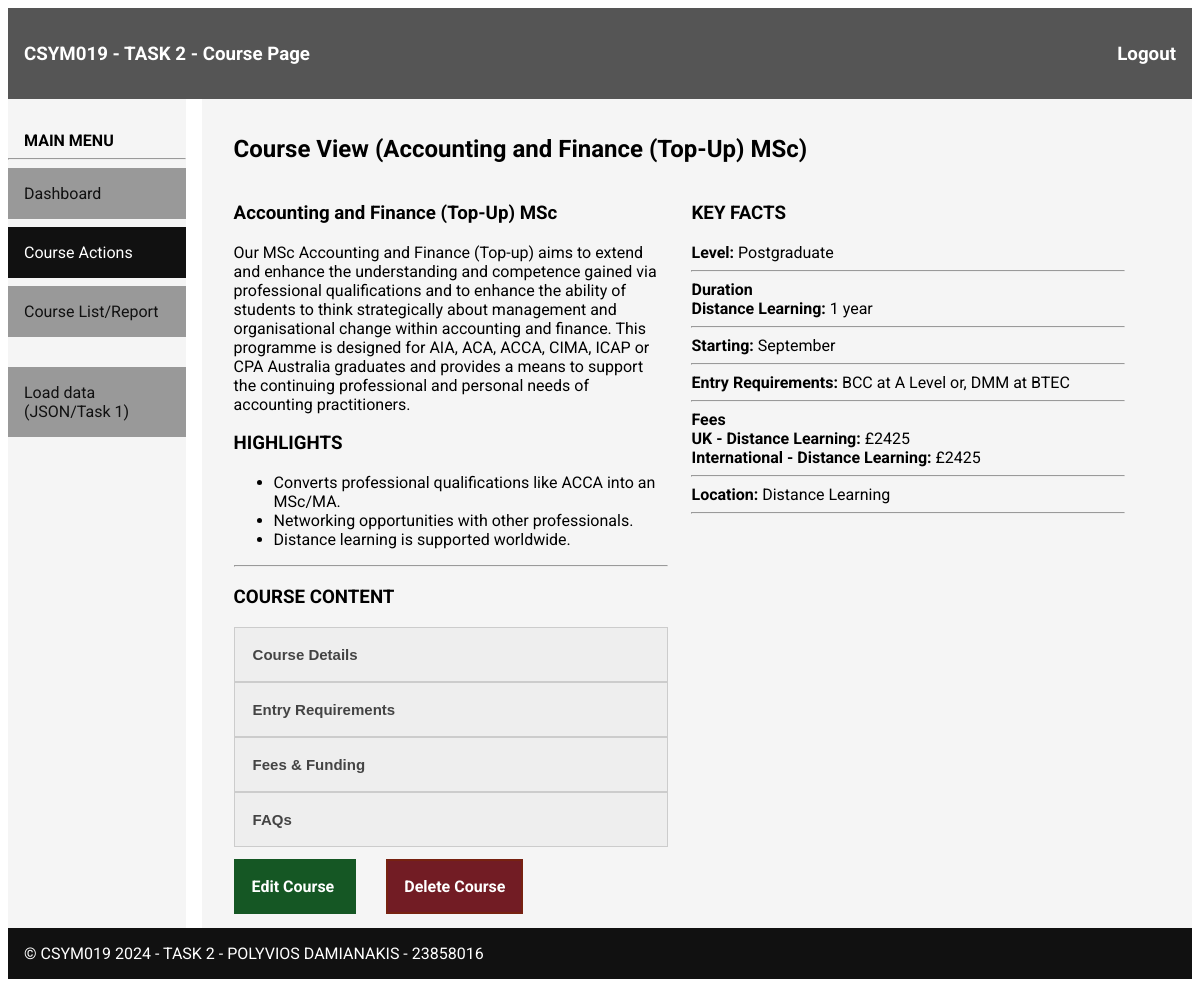
The app's page /course/?action=view&id=6 (signed in) with its own data.
### tables this page shows
CREATE TABLE `lessons` (
  `id` int NOT NULL AUTO_INCREMENT,
  `title` varchar(150) DEFAULT NULL,
  `overview` varchar(4000) DEFAULT NULL,
  `level` int DEFAULT NULL,
  `starting` int DEFAULT NULL,
  `entryrequirementsforkeys` varchar(500) DEFAULT NULL,
  `location` varchar(45) DEFAULT NULL,
  `courseDetails` varchar(2500) DEFAULT NULL,
  `entryReqsFull` varchar(2500) DEFAULT NULL,
  `feesHeader` varchar(500) DEFAULT NULL,
  `feesFooter` varchar(500) DEFAULT NULL,
  `studentPerks` varchar(2500) DEFAULT NULL,
  `IFY` varchar(2500) DEFAULT NULL,
  PRIMARY KEY (`id`),
  UNIQUE KEY `id_UNIQUE` (`id`)
);

CREATE TABLE `highlights` (
  `id` int unsigned NOT NULL AUTO_INCREMENT,
  `lessonid` int DEFAULT NULL,
  `text` varchar(500) DEFAULT NULL,
  PRIMARY KEY (`id`)
);

CREATE TABLE `faqs` (
  `id` int NOT NULL AUTO_INCREMENT,
  `lessonid` int DEFAULT NULL,
  `question` varchar(300) DEFAULT NULL,
  `answer` varchar(1000) DEFAULT NULL,
  PRIMARY KEY (`id`),
  UNIQUE KEY `id_UNIQUE` (`id`)
);

CREATE TABLE `durations` (
  `id` int NOT NULL AUTO_INCREMENT,
  `lessonid` int DEFAULT NULL,
  `durationtype` int DEFAULT NULL,
  `value` varchar(45) DEFAULT NULL,
  PRIMARY KEY (`id`),
  UNIQUE KEY `id_UNIQUE` (`id`)
);

CREATE TABLE `fees` (
  `id` int NOT NULL AUTO_INCREMENT,
  `lessonid` int DEFAULT NULL,
  `region` int DEFAULT NULL,
  `feestype` int DEFAULT NULL,
  `value` double DEFAULT NULL,
  `extras` varchar(145) DEFAULT NULL,
  PRIMARY KEY (`id`),
  UNIQUE KEY `id_UNIQUE` (`id`)
);

### modules/lib.php (called while the page is built, shortened)
<?php
$LESSON_DURATION_TYPES = [
    1 => "Full Time",
    2 => "Full Time Foundation",
    3 => "Part Time",
    4 => "Distance Learning"
];
$LESSON_FEE_REGIONS = [
    1 => "UK",
    2 => "International"
];
$LESSON_LESSON_LEVELS = [
    1 => "Undergraduate",
    2 => "Postgraduate"
];
$LESSON_STARTING = [
    1 => "January",
    2 => "February",
    3 => "March",
    4 => "April",
    5 => "May",
    6 => "June",
    7 => "July",
    8 => "August",
    9 => "September",
    10 => "October",
    11 => "November",
    12 => "December"
];
$LESSON_FEE_TYPES = [
    1 => "Full Time",
    2 => "Part Time",
    3 => "Integrated Foundation Year",
    4 => "Distance Learning",
    5 => "PGCert",
    6 => "PGDip",
    7 => "MSc (Top Up)",
    8 => "MSc: Year 1",
    9 => "MSc: Year 2",
    10 => "MSc: Year 3",
    11 => "Year 1",
    12 => "Year 2",
    13 => "Postgraduate Certificate in Advanced Clinical Practice",
    14 => "Postgraduate Diploma in Advanced Clinical Practice",
    15 => "MSc Advanced Clinical Practice",
    16 => "MSc Advanced Clinical Practice (Top Up)",
    17 => "Part Time / Year 1",
    18 => "Part Time / Year 2",
    19 => "Year 2 Placement Fee"
];

### course/index.php (the view, shortened to what this page needs)
<?php
    $URLPREFIX = "../";
    require_once($URLPREFIX.'modules/lib.php');
?>
<!DOCTYPE html>
<html>
<head>
    <link rel="stylesheet" href="<?= $URLPREFIX ?>task2.css">
</head>
<body>
    <header>
        <h3>CSYM019 - TASK 2 - Course Page<span class="logoutLink roboto-bold"> <a href="<?= $URLPREFIX."scripts/logout.php" ?>"> Logout </a></span></h3>
    </header>
    <nav>
        <div class="navHeader roboto-bold">MAIN MENU</div>
        <hr>
        <?php require_once($URLPREFIX."modules/menu.php"); ?>
    </nav>
    <main id="main">
        <?php
            if(!empty($_GET['action']) && $_GET['action'] == 'delete' && !empty($_GET['id'])) {
                $id = $_GET['id'];
                $stmt = $MYSQL_CONNECTION->prepare("DELETE FROM lessons WHERE id = :id");
                $stmt->bindParam(':id', $id);
                $stmt->execute();
                $stmt2 = $MYSQL_CONNECTION->prepare("DELETE FROM codes WHERE lessonid = :lessonid");
                $stmt2->bindParam(':lessonid', $id);
                $stmt2->execute();
                $stmt2 = $MYSQL_CONNECTION->prepare("DELETE FROM durations WHERE lessonid = :lessonid");
                $stmt2->bindParam(':lessonid', $id);
                $stmt2->execute();
                $stmt2 = $MYSQL_CONNECTION->prepare("DELETE FROM highlights WHERE lessonid = :lessonid");
                $stmt2->bindParam(':lessonid', $id);
                $stmt2->execute();
                $stmt2 = $MYSQL_CONNECTION->prepare("DELETE FROM fees WHERE lessonid = :lessonid");
                $stmt2->bindParam(':lessonid', $id);
                $stmt2->execute();
                $stmt2 = $MYSQL_CONNECTION->prepare("DELETE FROM faqs WHERE lessonid = :lessonid");
                $stmt2->bindParam(':lessonid', $id);
                $stmt2->execute();
                $stmt2 = $MYSQL_CONNECTION->prepare("DELETE FROM subjects WHERE lessonid = :lessonid");
                $stmt2->bindParam(':lessonid', $id);
                $stmt2->execute();
                header("Location: ../list?deleteresult=success");
            } else if(!empty($_GET['action']) && $_GET['action'] == 'insert') { ?>
                <h2> Create Course</h2>
                <?php require_once("../modules/courseForm.php"); ?>
        <?php } else if (!empty($_GET['action']) && $_GET['action'] == 'view' && !empty($_GET['id'])) { ?>
            <?php
                $lessonid = $_GET['id'];
                $stmt = $MYSQL_CONNECTION->prepare("SELECT * FROM lessons where id = :id");
                $stmt->bindParam(':id', $lessonid);
                $stmt->execute();
                $row = $stmt->fetch(PDO::FETCH_ASSOC);
            ?>
            <div>
                <h2> Course View (<?= $row['title'] ?>) </h2>
                <div class="col50">
                    <?php
                        if ($row) { ?>
                            <h3><?= $row['title']?></h3>
                            <p><?= $row['overview'] ?></p>
                            <?php
                                $stmt2 = $MYSQL_CONNECTION->prepare("SELECT * FROM highlights WHERE lessonid = :id");
                                $stmt2->bindParam(':id', $lessonid);
                                $stmt2->execute();
                                echo "<h3>HIGHLIGHTS</h3>";
                                echo "<ul>";
                                while ($row2 = $stmt2->fetch(PDO::FETCH_ASSOC)) {
                                    echo "<li>".$row2['text']."</li>";
                                }
                                echo "</ul>";
                            ?>
                        <?php
                        } else {
                            echo "<div class='alert alert-danger'>COURSE NOT FOUND!</div>";
                        }
                    ?>
                    <hr>
                    <h3>COURSE CONTENT</h3>
                    <button class="accordion">Course Details</button>
                    <?php if(!empty($row['entryReqsFull'])) { ?>
                        <button class="accordion">Entry Requirements</button>
                    <?php } ?>
                    <button class="accordion">Fees & Funding</button>
                        <?php
                                $stmt2 = $MYSQL_CONNECTION->prepare("SELECT * FROM faqs WHERE lessonid = :id");
                                $stmt2->bindParam(':id', $lessonid);
                                $stmt2->execute();
                                $first = true;
                                while ($row2 = $stmt2->fetch(PDO::FETCH_ASSOC)) {
                                    if($first) {
                                        echo '<button class="accordion"> FAQs </button>';
                                        $first = false;
                                    }
                                }
                        ?>
                </div>
                <div class="col50">
                    <?php if ($row) {
                        echo "<h3>KEY FACTS</h3>";
                            echo "<div><span class='roboto-bold'>Level: </span> ".$LESSON_LESSON_LEVELS[$row['level']]."</div>";
                            echo "<hr>";
                            $stmt2 = $MYSQL_CONNECTION->prepare("SELECT * FROM durations WHERE lessonid = :id");
                            $stmt2->bindParam(':id', $lessonid);
                            $stmt2->execute();
                            $first = true;
                            while ($row2 = $stmt2->fetch(PDO::FETCH_ASSOC)) {
                                if($first) {
                                    echo "<div class='roboto-bold'>Duration</div>";
                                    $first = false;
                                }
                                echo "<div><span class='roboto-bold'>".$LESSON_DURATION_TYPES[$row2['durationtype']].": </span> ".$row2['value']."</div>";
                            }
                            if(!$first)
                                echo "<hr>";
                            echo "<div><span class='roboto-bold'>Starting: </span> ".$LESSON_STARTING[$row['starting']]."</div>";
                            echo "<hr>";
                        if(!empty($row['entryrequirementsforkeys'])){
                            echo "<div><span class='roboto-bold'>Entry Requirements: </span> ".$row['entryrequirementsforkeys']."</div>";
                            echo "<hr>";
                        }
                            $stmt2 = $MYSQL_CONNECTION->prepare("SELECT * FROM fees WHERE lessonid = :id");
                            $stmt2->bindParam(':id', $lessonid);
                            $stmt2->execute();
                            $first = true;
                            while ($row2 = $stmt2->fetch(PDO::FETCH_ASSOC)) {
                                if($first) {
                                    echo "<div class='roboto-bold'>Fees</div>";
                                    $first = false;
                                }
                                echo "<div><span class='roboto-bold'>".$LESSON_FEE_REGIONS[$row2['region']]." - ".$LESSON_FEE_TYPES[$row2['feestype']].": </span> &pound;".$row2['value']." ".$row2['extras']."</div>";
                            }
                            if(!$first)
                                echo "<hr>";
                        if(!empty($row['location'])){
                            echo "<div><span class='roboto-bold'>Location: </span> ".$row['location']."</div>";
                            echo "<hr>";
                        }
                    } ?>
                </div>
                <div class="mt-30">
                    <span class="button button-edit mr-30"> <a href="../course?action=edit&id=<?= $lessonid ?>"> Edit Course </a></span>
                    <span class="button button-danger" id="deleteLesson"> <a href="../course?action=delete&id=<?= $lessonid ?>" onclick="return confirm('Είστε σίγουροι για την μόνιμη διαγραφή του Course και όλων των δεδομένων τους?')">Delete Course</a></span>
        <?php } ?>
    </main>
    <footer><?php require_once($URLPREFIX."modules/footer.php"); ?></footer>
</body>
</html>

### task2.css (style rules this page uses)
.roboto-bold { font-family: "Roboto", sans-serif; font-weight: 700; font-style: normal; }
body { font-family: "Roboto", sans-serif; font-weight: 400; font-style: normal; display: grid; grid-template-columns: 15% 85%; grid-template-rows: auto; grid-template-areas: "header header" "nav main" "footer footer"; }
header { background-color: #555; color: white; padding: 1em; grid-area: header; }
main { background-color: whitesmoke; color: black; margin-left: 1em; padding: 2em 2em; padding-top: 1em; grid-area: main; }
footer { padding: 1em; background-color: #111; color: white; grid-area: footer; }
nav { background-color: whitesmoke; color: black; grid-area: nav; padding-top: 2em; padding-bottom: 2em; }
.navHeader { padding-left: 1em; }
.logoutLink { float: right; }
.logoutLink a { color: #fff; text-decoration: none; }
.button { padding: 1em 1em; text-decoration: none; background-color: whitesmoke; border: 2px solid #555; color: #555; width: 200px; cursor: pointer; }
.button-danger { background-color: #721c24; border: 2px solid #721; color: #fff; cursor: pointer; }
.button-edit { background-color: #155724; border: 2px solid #155724; color: #fff; cursor: pointer; }
.col50 { width: calc(49% - 20px); display: inline-block; vertical-align: top; padding-right: 20px; }
.mt-30 { margin-top: 30px; }
.mr-30 { margin-right: 30px; }
.button a { color: #fff; font-weight: bold; text-decoration: none; }
.accordion, .accordion2, .accordion3 { background-color: #eee; color: #444; cursor: pointer; padding: 18px; width: 100%; border: 1px solid #ccc; text-align: left; outline: none; font-size: 15px; font-weight: bold; transition: 0.4s; }

### records on screen
lessons: title "Accounting and Finance (Top-Up) MSc", overview "Our MSc Accounting and Finance (Top-up) aims to extend and enhance the understanding and competence gained via professional qualifications and to enhance the ability of students to think strategically about management and organisational change within accounting and finance. This programme is designed for AIA, ACA, ACCA, CIMA, ICAP or CPA Australia graduates and provides a means to support the continuing professional and personal needs of accounting practitioners.", level "Postgraduate", starting "September", entryrequirementsforkeys "BCC at A Level or, DMM at BTEC", location "Distance Learning"
highlights: text "Converts professional qualifications like ACCA into an MSc/MA."
highlights: text "Networking opportunities with other professionals."
highlights: text "Distance learning is supported worldwide."
durations: durationtype "Distance Learning", value "1 year"
fees: shows "Fees", region "UK", feestype "Distance Learning", value "2425"
fees: region "International", feestype "Distance Learning", value "2425"
